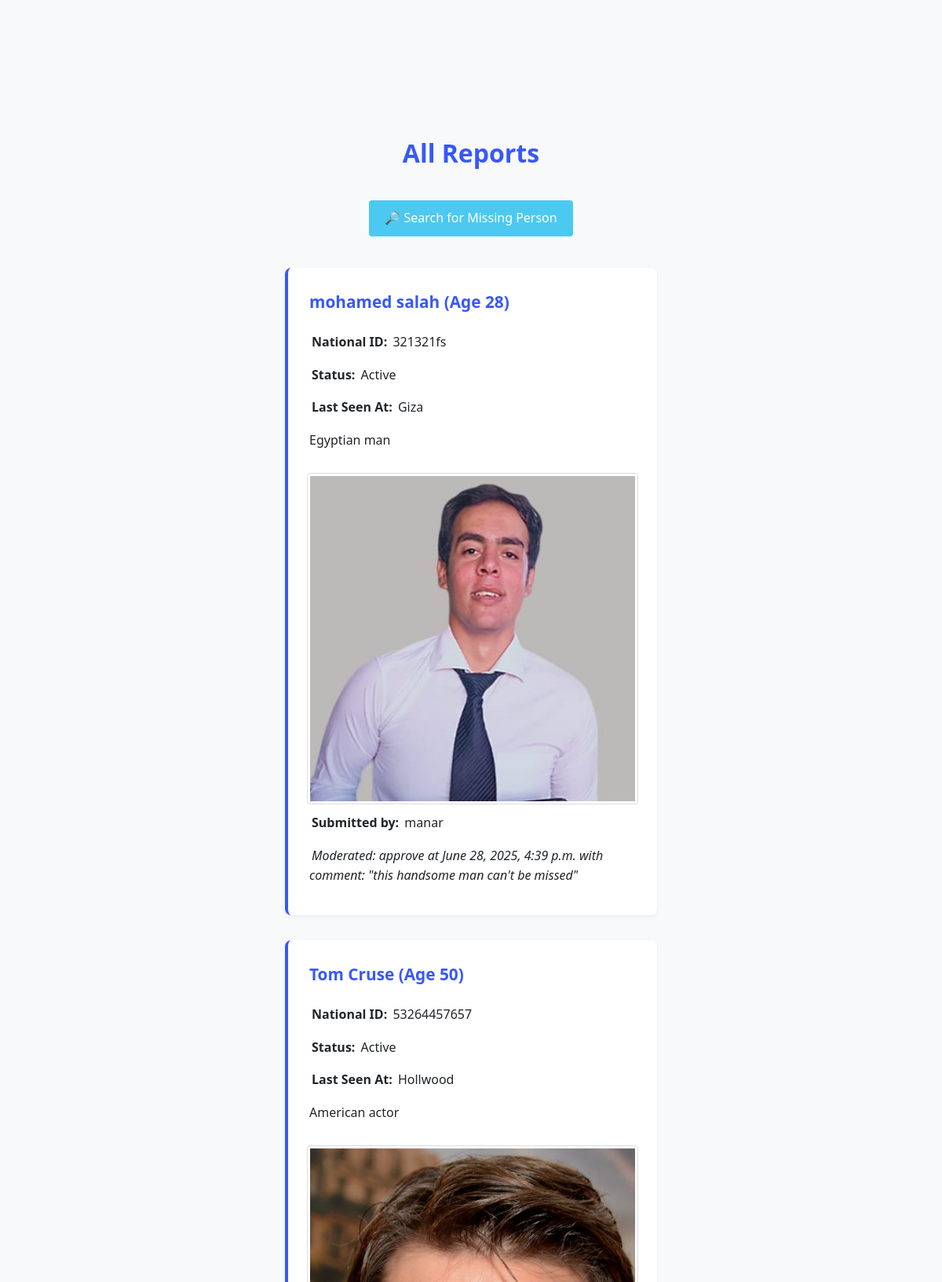
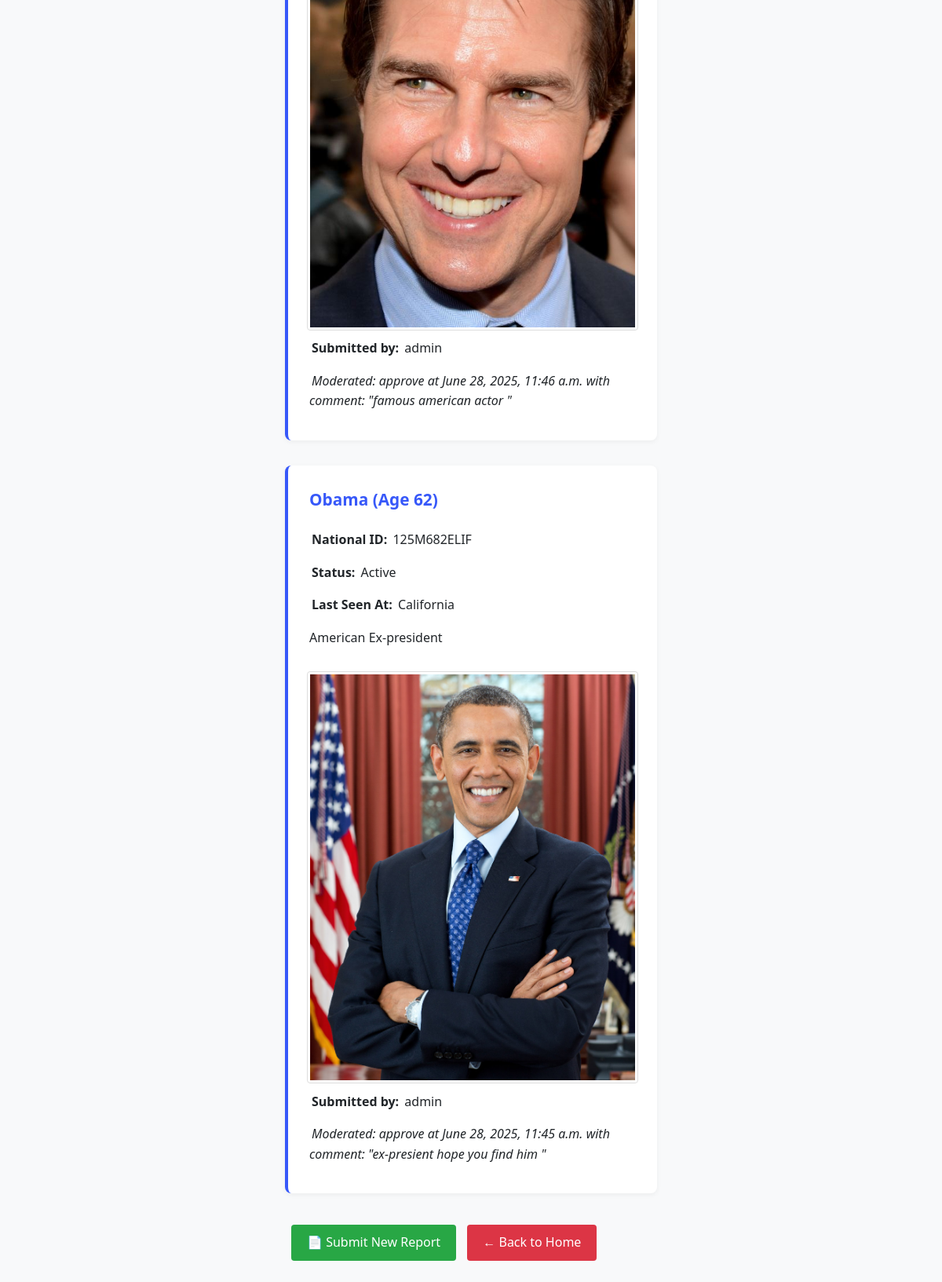
The app's page /report/list/ (signed in) with its own data (2 pictures, top to bottom).
### core/models.py (models this page shows, shortened)
class MissingPersonReport(models.Model):
    STATUS_CHOICES = [
        ('pending', 'Pending'),
        ('active', 'Active'),
        ('found', 'Found'),
        ('deleted', 'Deleted'),
    ]
    id = models.UUIDField(primary_key=True, default=uuid.uuid4, editable=False)
    user = models.ForeignKey(User, on_delete=models.CASCADE, related_name='reports')
    name = models.CharField(max_length=255)
    national_id = models.CharField(
        max_length=20,
        unique=True,
        validators=[
            MinLengthValidator(8),
            MaxLengthValidator(20)
        ],
        help_text="National identification number (8-20 characters)",
        null=True,
        blank=True  # Only if national ID might be unknown
    )
    face_encoding = models.TextField(null=True, blank=True)  # Stores face vector
    description = models.TextField()
    age = models.PositiveIntegerField()
    last_seen_location = models.CharField(max_length=255)
    image = models.ImageField(upload_to='reports/', null=True, blank=True)
    status = models.CharField(max_length=10, choices=STATUS_CHOICES, default='pending')
    created_at = models.DateTimeField(auto_now_add=True)
    class Meta:
        indexes = [
            models.Index(fields=["last_seen_location", "age", "created_at"]),
        ]
        constraints = [
            models.UniqueConstraint(
                fields=["national_id"],
                name="unique_national_id",
                condition=models.Q(national_id__isnull=False)
            ),
        ]

class User(AbstractUser):
    id = models.UUIDField(primary_key=True, default=uuid.uuid4, editable=False)
    email = models.EmailField(unique=True)
    is_admin = models.BooleanField(default=False)

class ModerationLog(models.Model):
    id = models.UUIDField(primary_key=True, default=uuid.uuid4, editable=False)
    report = models.OneToOneField(MissingPersonReport, on_delete=models.CASCADE, related_name='moderation_log')
    action = models.CharField(max_length=10)
    moderated_by = models.ForeignKey(User, on_delete=models.SET_NULL, null=True, related_name='moderated_reports')
    timestamp = models.DateTimeField(auto_now_add=True)
    comments = models.TextField(null=True, blank=True)

### core/views.py (the view)
# urls.py: path('report/list/', views.report_list, name='report_list'),
@login_required
def report_list(request):
    if request.user.is_admin:
        reports = MissingPersonReport.objects.all().order_by('-created_at')
    else:
        reports = MissingPersonReport.objects.filter(user=request.user).order_by('-created_at')
    return render(request, 'core/report_list.html', {'reports': reports})

### core/templates/core/report_list.html (shortened to what this page needs)
{% extends "core/base.html" %}
{% block content %}
<h2 class="inbox-title">
  {% if user.is_superuser %}All Reports{% else %}My Reports{% endif %}
</h2>
<div class="search-btn-container" style="text-align:center; margin-bottom: 2rem;">
  <a href="{% url 'report_search' %}" class="btn btn-search">🔎 Search for Missing Person</a>
</div>
{% if reports %}
  {% for report in reports %}
    <div class="report-card">
      <h3>{{ report.name }} (Age {{ report.age }})</h3>
      {% if report.national_id %}
        <p><strong>National ID:</strong> {{ report.national_id }}</p>
      {% endif %}
      <p><strong>Status:</strong> {{ report.status }}</p>
      <p><strong>Last Seen At:</strong> {{ report.last_seen_location }}</p>
      <p>{{ report.description }}</p>
      {% if report.image %}
        <img src="{{ report.image.url }}" class="report-image" alt="Photo of {{ report.name }}">
      {% endif %}
      {% if user.is_superuser %}
        <p><strong>Submitted by:</strong> {{ report.user.username }}</p>
        {% if report.moderation_log %}
          <p><em>Moderated: {{ report.moderation_log.action }} at {{ report.moderation_log.timestamp }}
            with comment: "{{ report.moderation_log.comments }}"</em></p>
        {% else %}
          <p><em>Pending moderation</em></p>
        {% endif %}
      {% endif %}
    </div>
  {% endfor %}
{% else %}
  <div class="no-reports">
    <p>No reports to show.</p>
  </div>
{% endif %}
<div class="actions">
  <a href="{% url 'report_create' %}" class="btn btn-report">📄 Submit New Report</a>
  <a href="{% url 'home' %}" class="btn btn-logout">← Back to Home</a>
</div>
{% endblock %}

### core/static/css/styles.css (style rules this page uses)
* { margin: 0; padding: 3px; box-sizing: border-box; }
:root { --primary: #3758f9; --secondary: #2845cb; --accent: #f72585; --light: #f8f9fa; --dark: #212529; --success: #4cc9f0; }
body { font-family: 'Segoe UI', system-ui, sans-serif; line-height: 1.6; max-width: 800px; margin: 0 auto; padding: 10rem; color: var(--dark); background-color: var(--light); }
h1, h2, h3, h4 { color: #2d6cac; margin-bottom: 10px; }
a { color: #007bff; text-decoration: none; }
p { margin-bottom: 10px; }
.btn { display: inline-block; padding: 10px 20px; margin: 5px 5px; background: var(--primary); color: white; text-decoration: none; border-radius: 4px; font-size: 16px; cursor: pointer; transition: all 0.3s ease; text-align: center; }
.btn-search { background-color: var(--success); }
.btn-report { background-color: #28a745; }
.btn-logout { background-color: #dc3545; }
.card, .report-card, .thread-card, .message-card { background: white; border-radius: 8px; box-shadow: 0 2px 6px rgba(0,0,0,0.05); padding: 1.5rem; margin-bottom: 2rem; }
.card img, .report-image { max-width: 100%; height: auto; border-radius: 4px; margin-top: 1rem; border: 1px solid #ddd; }
.report-card { border-left: 4px solid var(--primary); }
.report-card h3 { color: var(--primary); margin-top: 0; margin-bottom: 1rem; font-size: 1.3rem; }
.inbox-title, .moderation-title { text-align: center; font-size: 2rem; margin-bottom: 1.5rem; color: var(--primary); }

### records on screen
MissingPersonReport: name "mohamed salah", age "28", national_id "321321fs", status "Active", last_seen_location "Giza", description "Egyptian man", image (picture), user.username "manar", moderation_log.action "approve", moderation_log.timestamp "June 28, 2025, 4:39 p.m.", moderation_log.comments "this handsome man can't be missed"
MissingPersonReport: name "Tom Cruse", age "50", national_id "53264457657", status "Active", last_seen_location "Hollwood", description "American actor", image (picture), user.username "admin", moderation_log.action "approve", moderation_log.timestamp "June 28, 2025, 11:46 a.m.", moderation_log.comments "famous american actor"
MissingPersonReport: name "Obama", age "62", national_id "125M682ELIF", status "Active", last_seen_location "California", description "American Ex-president", image (picture), user.username "admin", moderation_log.action "approve", moderation_log.timestamp "June 28, 2025, 11:45 a.m.", moderation_log.comments "ex-presient hope you find him"
